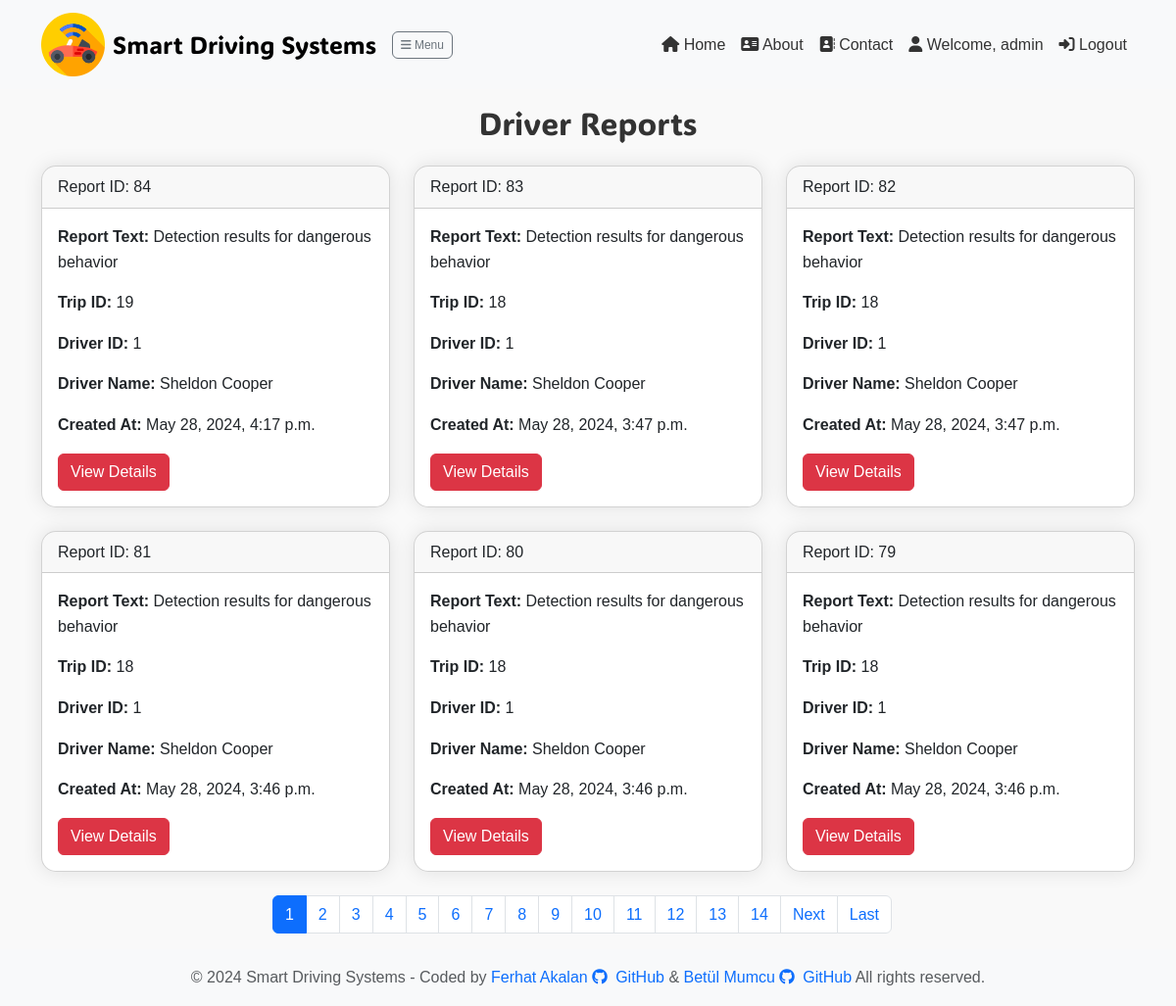
/report/driver-reports/ (signed in), run on an earlier commit of the app's database.
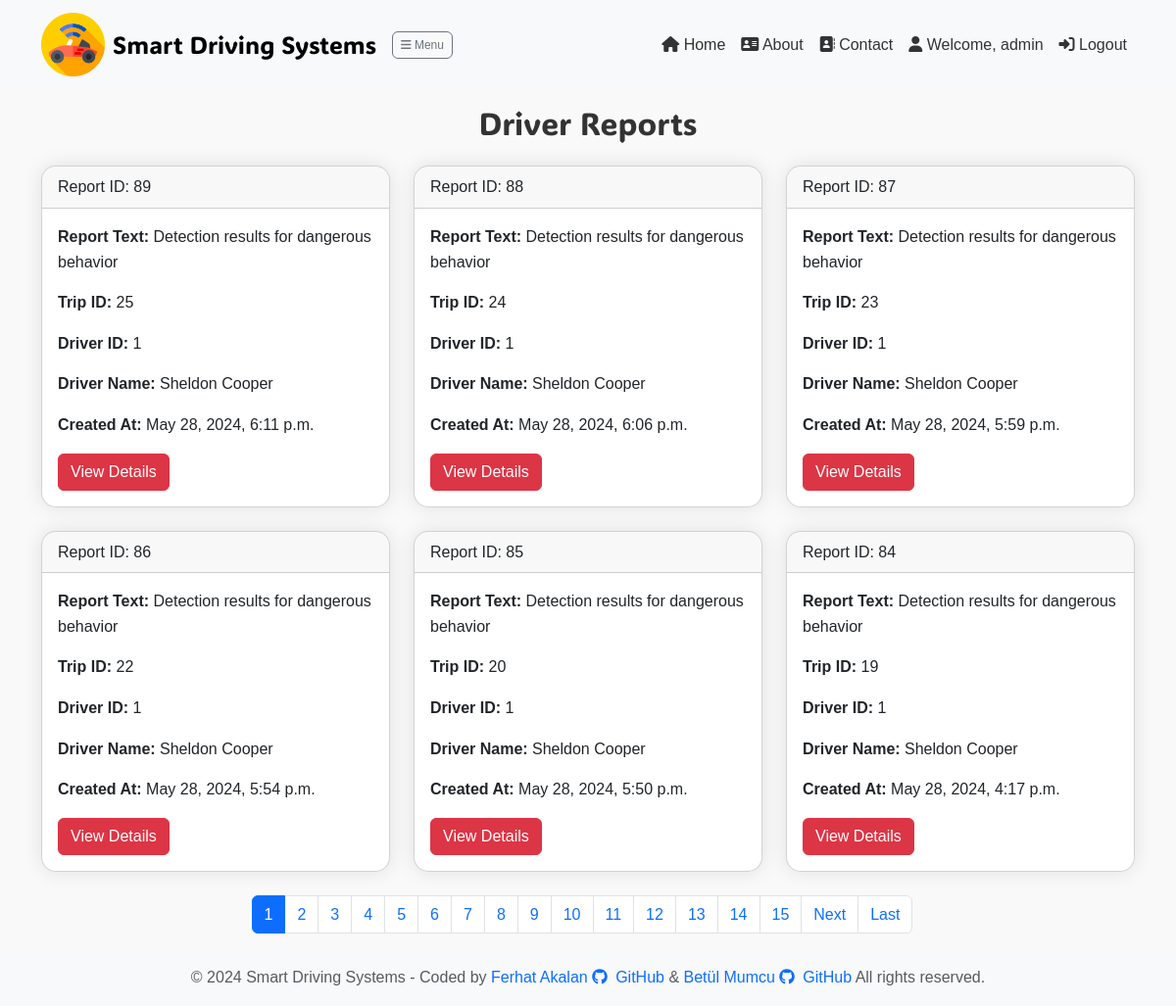
And on a later commit of the database.
### report/models.py (models this page shows, shortened)
class Reports(models.Model):
    user = models.ForeignKey(User, on_delete=models.CASCADE)
    driver = models.ForeignKey(Driver, on_delete=models.CASCADE)
    trip = models.ForeignKey(Trips, on_delete=models.CASCADE)
    report_text = models.TextField()
    car_inside_report_path = models.TextField()
    car_outside_report_path = models.TextField()
    car_data_report_path = models.TextField()
    created_at = models.DateTimeField(default=timezone.now)
    total_frames_inside = models.IntegerField() #Toplam araç içi tespit edilen davranış sayısı
    total_frames_outside = models.IntegerField() #Toplam araç dışı tespit edilen davranış sayısı

class Trips(models.Model):
    driver = models.ForeignKey(Driver, on_delete=models.CASCADE)
    start_time = models.DateTimeField(null=True, blank=True)
    end_time = models.DateTimeField(null=True, blank=True)
    car_inside_file_path = models.TextField(null=True, blank=True)
    car_outside_file_path = models.TextField(null=True, blank=True)
    car_data_file_path = models.TextField(null=True, blank=True)

class Driver(models.Model):
    user = models.ForeignKey(User, on_delete=models.CASCADE)
    driver_name = models.CharField(max_length=100)
    driver_surname = models.CharField(max_length=100)
    driver_licence = models.CharField(max_length=50, unique=True)
    driver_photo = models.ImageField(upload_to='driver_photos/', null=True, blank=True,
                                     help_text="Maximum 2MB and allowed formats: JPG, JPEG, PNG")
    created_at = models.DateTimeField(default=timezone.now)
    birth_date = models.DateField(null=True, blank=True)
    contact_number = models.CharField(max_length=20, null=True, blank=True)
    driver_email = models.EmailField(null=True, blank=True)

### report/views.py (the view)
# urls.py: path('driver-reports/', views.driver_reports, name='driver_reports'),
@login_required
def driver_reports(request, driver_id=None):
    if driver_id:
        driver = get_object_or_404(Driver, pk=driver_id)
        report_list = Reports.objects.filter(trip__driver=driver)
    else:
        report_list = Reports.objects.filter(trip__driver__user=request.user)
    report_list = report_list.order_by('-created_at')
    paginator = Paginator(report_list, 6)  # Sayfa başına 6 rapor
    page = request.GET.get('page')
    try:
        reports = paginator.page(page)
    except PageNotAnInteger:
        reports = paginator.page(1)
    except EmptyPage:
        reports = paginator.page(paginator.num_pages)
    return render(request, 'driver-reports.html', {'reports': reports})

### report/templates/driver-reports.html (shortened to what this page needs)
{% extends 'layout.html' %} {% block content %} {% load static %}
<div class="container">
  <h2 class="animated-title text-center mb-4" style="font-family: fasterOne, sans-serif;">Driver Reports</h2>
  <div class="row">
    {% if reports %}
      {% for report in reports %}
        <div class="col-md-4">
          <div class="card mb-4">
            <div class="card-header">Report ID: {{ report.id }}</div>
            <div class="card-body">
              <p class="card-text"><strong>Report Text: </strong>{{ report.report_text }}</p>
              <p class="card-text"><strong>Trip ID: </strong> {{ report.trip.id }}</p>
              <p class="card-text"><strong>Driver ID: </strong> {{ report.driver.id }}</p>
              <p class="card-text"><strong>Driver Name: </strong> {{ report.driver.driver_name }} {{ report.driver.driver_surname }}</p>
              <p class="card-text"><strong>Created At: </strong> {{ report.created_at }}</p>
              <a href="{% url 'report_details' report.id  %}" class="btn btn-danger">View Details</a>
            </div>
          </div>
        </div>
      {% endfor %}
    <ul class="pagination justify-content-center">
      {% for num in reports.paginator.page_range %}
        {% if reports.number == num %}
        <li class="page-item active">
          <span class="page-link">{{ num }}</span>
        </li>
        {% else %}
            <li class="page-item">
              <a class="page-link" href="?page={{ num }}">{{ num }}</a>
            </li>
        {% endif %}
      {% endfor %}
      {% if reports.has_next %}
      <li class="page-item">
        <a class="page-link" href="?page={{ reports.next_page_number }}"
          >Next</a
        >
      </li>
      <li class="page-item">
        <a class="page-link" href="?page={{ reports.paginator.num_pages }}"
          >Last</a
        >
      </li>
      {% endif %}
    </ul>
    {% else %}
    <div class="col animated-title alert alert-info" role="alert">
      No reports available.
    </div>
    {% endif %}
  </div>
</div>
{% endblock %}

What changed in the data, as far as the page shows it:
no longer on this page (row unchanged): Reports: id "83", report_text "Detection results for dangerous behavior", trip.id "18", driver.id "1", driver.driver_name "Sheldon", driver.driver_surname "Cooper", created_at "May 28, 2024, 3:47 p.m."
no longer on this page (row unchanged): Reports: id "82", report_text "Detection results for dangerous behavior", trip.id "18", driver.id "1", driver.driver_name "Sheldon", driver.driver_surname "Cooper", created_at "May 28, 2024, 3:47 p.m."
no longer on this page (row unchanged): Reports: id "81", report_text "Detection results for dangerous behavior", trip.id "18", driver.id "1", driver.driver_name "Sheldon", driver.driver_surname "Cooper", created_at "May 28, 2024, 3:46 p.m."
no longer on this page (row unchanged): Reports: id "80", report_text "Detection results for dangerous behavior", trip.id "18", driver.id "1", driver.driver_name "Sheldon", driver.driver_surname "Cooper", created_at "May 28, 2024, 3:46 p.m."
no longer on this page (row unchanged): Reports: id "79", report_text "Detection results for dangerous behavior", trip.id "18", driver.id "1", driver.driver_name "Sheldon", driver.driver_surname "Cooper", created_at "May 28, 2024, 3:46 p.m."
added Reports: id "89", report_text "Detection results for dangerous behavior", trip.id "25", driver.id "1", driver.driver_name "Sheldon", driver.driver_surname "Cooper", created_at "May 28, 2024, 6:11 p.m."
added Reports: id "88", report_text "Detection results for dangerous behavior", trip.id "24", driver.id "1", driver.driver_name "Sheldon", driver.driver_surname "Cooper", created_at "May 28, 2024, 6:06 p.m."
added Reports: id "87", report_text "Detection results for dangerous behavior", trip.id "23", driver.id "1", driver.driver_name "Sheldon", driver.driver_surname "Cooper", created_at "May 28, 2024, 5:59 p.m."
added Reports: id "86", report_text "Detection results for dangerous behavior", trip.id "22", driver.id "1", driver.driver_name "Sheldon", driver.driver_surname "Cooper", created_at "May 28, 2024, 5:54 p.m."
added Reports: id "85", report_text "Detection results for dangerous behavior", trip.id "20", driver.id "1", driver.driver_name "Sheldon", driver.driver_surname "Cooper", created_at "May 28, 2024, 5:50 p.m."
Also different on the page:
new list line: "15"
